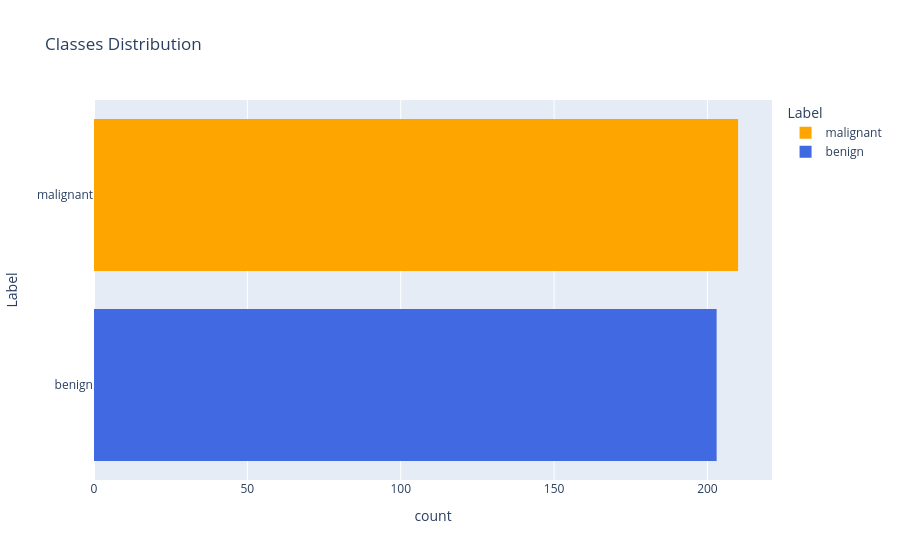

Write notebook code for a chart like this one.
### Code cell
px.histogram(test_data, y="Label", color="Label", title="Classes Distribution", color_discrete_sequence=["#FFA500", "#4169E1","#FF0000","#808080"])

### Figure 1 — Plotly figure (JSON) as saved in the notebook; plotly's stock layout.template omitted (floating-point values rounded to 4 significant figures; data arrays with more than 128 entries replaced by an {"elided": "..."} marker saying what was removed)
{"data": [{"alignmentgroup": "True", "bingroup": "y", "hovertemplate": "Label=%{y}<br>count=%{x}<extra></extra>", "legendgroup": "malignant", "marker": {"color": "#FFA500", "pattern": {"shape": ""}}, "name": "malignant", "offsetgroup": "malignant", "orientation": "h", "showlegend": true, "type": "histogram", "xaxis": "x", "y": {"elided": "210 str values"}, "yaxis": "y"}, {"alignmentgroup": "True", "bingroup": "y", "hovertemplate": "Label=%{y}<br>count=%{x}<extra></extra>", "legendgroup": "benign", "marker": {"color": "#4169E1", "pattern": {"shape": ""}}, "name": "benign", "offsetgroup": "benign", "orientation": "h", "showlegend": true, "type": "histogram", "xaxis": "x", "y": {"elided": "203 str values"}, "yaxis": "y"}], "layout": {"autosize": true, "barmode": "relative", "legend": {"title": {"text": "Label"}, "tracegroupgap": 0}, "title": {"text": "Classes Distribution"}, "xaxis": {"anchor": "y", "autorange": true, "domain": [0, 1], "range": [0, 221.1], "title": {"text": "count"}}, "yaxis": {"anchor": "x", "autorange": true, "categoryarray": ["benign", "malignant"], "categoryorder": "array", "domain": [0, 1], "range": [-0.5, 1.5], "title": {"text": "Label"}, "type": "category"}}}
